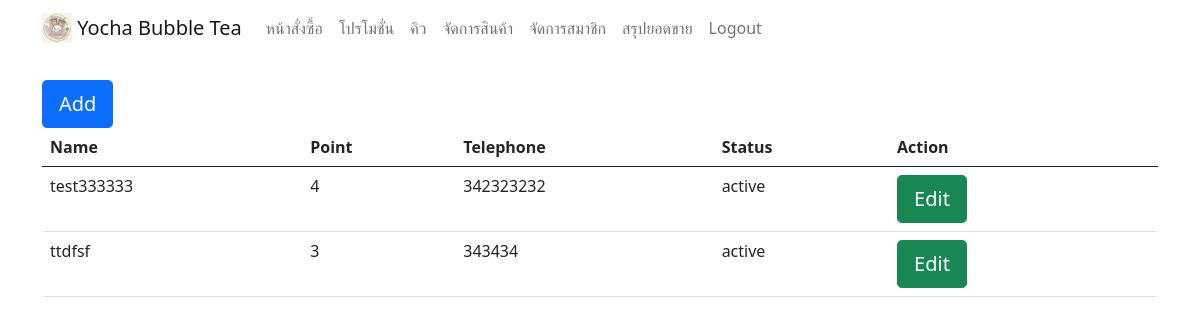
Before: /employee/manage_member.php (signed in) with the older database file.
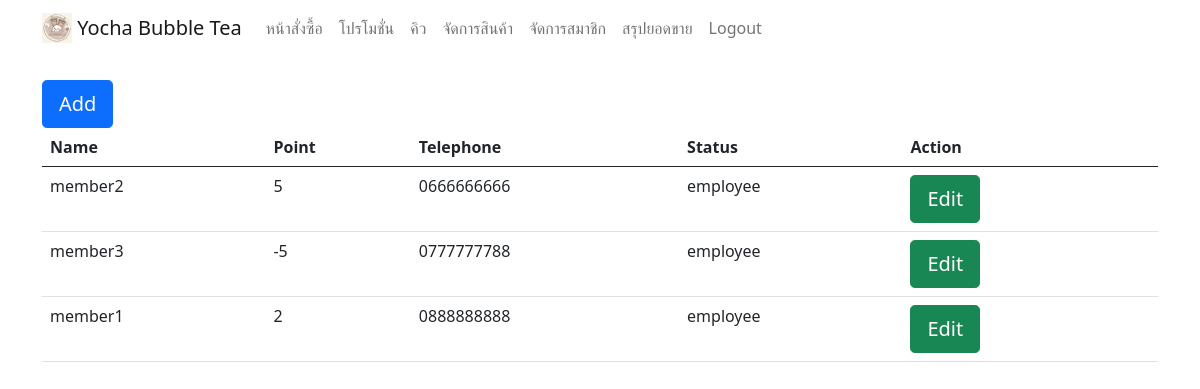
After: the same page with the newer database file.
### tables this page shows
CREATE TABLE `member` (
  `member_id` int(11) NOT NULL,
  `name` varchar(50) NOT NULL,
  `address` varchar(200) NOT NULL,
  `telephone` varchar(15) NOT NULL,
  `status` varchar(30) NOT NULL,
  `point` varchar(15) NOT NULL,
  `line` varchar(50) NOT NULL
);

### employee/manage_member.php (the view, shortened to what this page needs)
<?php
include("navbar_em.php");
include ("../connection.php");
$sql = "SELECT * FROM member";
$result = $conn->query($sql);
if ($result->num_rows > 0) {
    echo "<div class='container'>";
    echo "<br>";
    echo "<a href='add_member.php'><button type='button'  class='btn btn-primary btn-lg'>Add</button> </a>";
    echo "<div class='table-responsive'>";
    echo "<table class='table '>";
    echo "<thead><tr><th>Name</th><th>Point</th><th>Telephone</th><th>Status</th><th>Action</th></tr></thead>";
    echo "<tbody>";
    while($row = $result->fetch_assoc()) {
        echo "<tr><td>".$row["name"]."</td><td>".$row["point"]."</td><td>".$row["telephone"]."</td><td>".$row["status"]."</td>
        <td>
        <a href='edit_member.php?id=".$row["member_id"]."'><button type='button'  class='btn btn-success btn-lg'>Edit</button></a>
        &nbsp;&nbsp;&nbsp;
        </td></tr>";
    }
    echo "</tbody>";
    echo "</table>";
    echo "</div>";
    echo "</div>";
} else {
    echo "0 results";
}
?>

Changed rows visible on the page:
changed member: name "test333333" → "member2"; point "4" → "5"; telephone "342323232" → "0666666666"; status "active" → "employee"
changed member: name "ttdfsf" → "member3"; point "3" → "-5"; telephone "343434" → "0777777788"; status "active" → "employee"
added member: name "member1", point "2", telephone "0888888888", status "employee"
